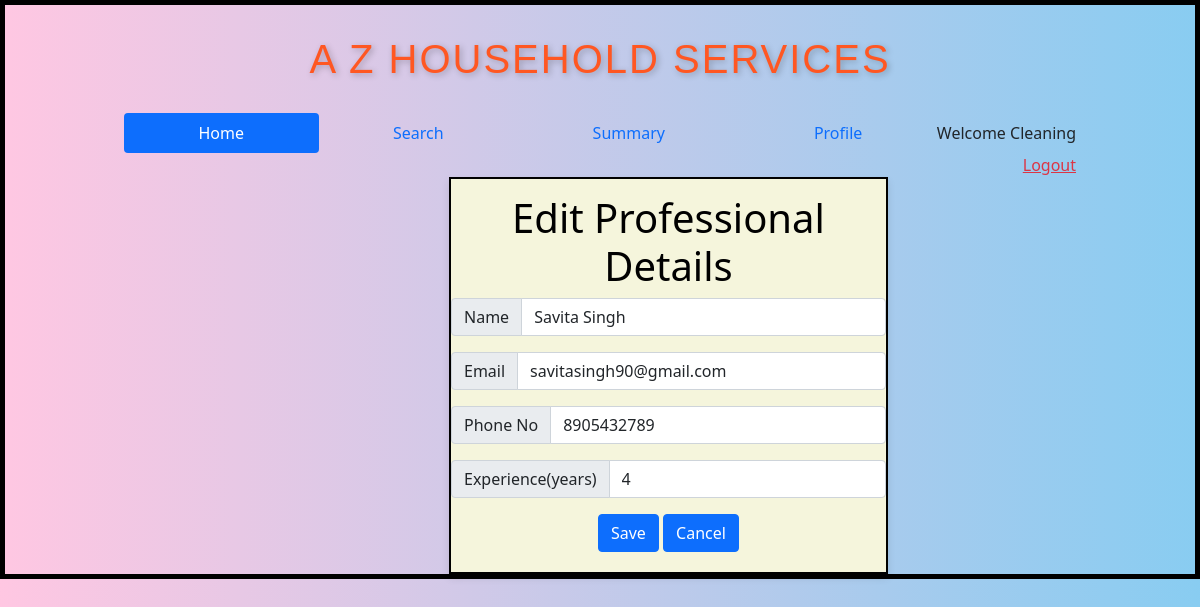
/edit_proffess/1/Cleaning, run on the app's committed database.
### backend/models.py (models this page shows)
class ServiceProf(db.Model):
    __tablename__="service_prof"
    id=db.Column(db.Integer,primary_key=True)
    email=db.Column(db.String,unique=True,nullable=False)
    password=db.Column(db.String,nullable=False)
    full_name=db.Column(db.String,nullable=False)
    phone_no=db.Column(db.String,nullable=False)
    experience=db.Column(db.Integer,default=0)
    service_name=db.Column(db.String,nullable=False)
    address=db.Column(db.String,nullable=False)
    pincode=db.Column(db.Integer,nullable=False)
    resume_path = db.Column(db.String, nullable=True)
    status=db.Column(db.String,default="available")
    approv_status=db.Column(db.String,default="pending")
    rating=db.Column(db.Integer,default=0)
    service_requests=db.relationship("ServiceRequest",cascade="all,delete",backref="service_prof",lazy=True)

### backend/controllers.py (the view, shortened to what this page needs)
@app.route("/edit_proffess/<id>/<name>",methods=["GET","POST"])
def edit_p(id,name):
    p=get_p(id)
    return render_template("edit_proff.html",service_prof=p,name=name)

### backend/controllers.py (called while the page is built)
def get_p(id):
    service=ServiceProf.query.filter_by(id=id).first()
    return service

### templates/edit_proff.html
{%extends "admin_layout.html"%}
{%block content%}
            {%if service_prof%}
                <div class="my_container">
                    <form action="/edit_proffess/{{service_prof.id}}/{{name}}" method="POST">
                    <div class="login_panel">
                        <div class="center"><h1>Edit Professional Details</h1>
                        <div class="input-group mb-3">
                            <span class="input-group-text" id="inputGroup-sizing-default">Name</span>
                            <input type="text" class="form-control" name="name" aria-label="Sizing example input" aria-describedby="inputGroup-sizing-default" value="{{service_prof.full_name}}">
                        </div>
                        <div class="input-group mb-3">
                            <span class="input-group-text" id="inputGroup-sizing-default">Email</span>
                            <input type="text" class="form-control" name="email" aria-label="Sizing example input" aria-describedby="inputGroup-sizing-default" value="{{service_prof.email}}">
                        </div>
                        <div class="input-group mb-3">
                            <span class="input-group-text" id="inputGroup-sizing-default">Phone No</span>
                            <input type="text" class="form-control" name="phone" aria-label="Sizing example input" aria-describedby="inputGroup-sizing-default" value="{{service_prof.phone_no}}">
                        </div>
                        <div class="input-group mb-3">
                            <span class="input-group-text" id="inputGroup-sizing-default">Experience(years)</span>
                            <input type="number" class="form-control" name="exp" aria-label="Sizing example input" aria-describedby="inputGroup-sizing-default" value="{{service_prof.experience}}">
                        </div>
                        <div class="center">
                            <button type="submit" class="btn btn-primary">Save</button>
                            <a href="/admin/{{name}}" button type="submit" class="btn btn-primary">Cancel</button></a>
                        </div>
                    </div>
                </form>
            {%endif%}
{%endblock%}

### templates/admin_layout.html (shortened to what this page needs)
<!DOCTYPE html>
<html>
    <head>
        <link rel="stylesheet" href="/static/styles/main.css">
        <link href="https://cdn.jsdelivr.net/npm/bootstrap@5.0.2/dist/css/bootstrap.min.css" rel="stylesheet">
    </head>
    <body>
        <div class="my_container2">
            <div class="heading" ><h1>A Z HOUSEHOLD SERVICES</h1></div>
            <div class="my_panel">
                <nav class="nav nav-pills flex-column flex-sm-row">
                    <a class="flex-sm-fill text-sm-center nav-link active" aria-current="page" href="#">Home</a>
                    <a class="flex-sm-fill text-sm-center nav-link" href="/search/{{name}}">Search</a>
                    <a class="flex-sm-fill text-sm-center nav-link" href="/admin_summary/{{name}}">Summary</a>
                    <a class="flex-sm-fill text-sm-center nav-link" href="/edit_admin_profile/{{name}}">Profile</a>
                    <span class="navbar-text">
                        Welcome {{ name }}
                    </span>
                  </nav>
        <div style="text-align:right;"><a href="/login" class="link-danger">Logout</a></div>
        {%block content%}
        {%endblock%}
            </div>
        </div>
    </body>
</html>

### static/styles/main.css (style rules this page uses)
* { margin-top: 0px; }
.my_container { margin-left:325px; }
body { background: linear-gradient(to right, hsl(331, 100%, 89%), hsl(201, 79%, 74%)); margin: 0; padding: 0; font-family: 'Poppins', sans-serif; }
.my_container2 { border: 5px solid black; }
.login_panel { border:2px solid black;; width: 70%; height: auto; background-color: beige; box-shadow: 0px 4px 8px rgba(0, 0, 0, 0.1); padding-bottom: 20px; }
.my_panel { width:80%; margin: auto; height: auto; border:100px black; }
.center { margin-top:15px; text-align:center; color: black; }
.heading { text-align: center; font-family: 'Poppins', sans-serif; font-size: 3rem; font-weight: 700; color: #FF5722; margin: 30px 0; text-shadow: 2px 2px 6px rgba(0, 0, 0, 0.25); letter-spacing: 2px; }

### data on the page
ServiceProf: service_name "Cleaning", name "Savita Singh", email "savitasingh90@gmail.com", phone "8905432789", exp "4"
